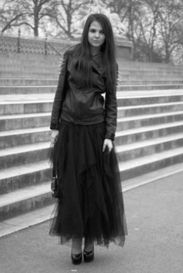
#> input picture DIP/img/girl-fashion.png, 183 x 273 px, shrunk from 411 x 615 before the run
$ jupyter execute filtering-based-enhancement.ipynb   (shell and % lines are left out)
#> lines starting #> are read from the running program, lines starting #| are printed output that depends on the picture
# Filtering Based Image Enhancement

**image filtering** : memodifikasi gambar berdasarkan beberapa fungsi ketetanggan lokal pada setiap piksel

Contoh sederhana : linear filtering (convolution)
- mengganti nilai piksel individu dengan hasil kombinasi linear tetangganya
- menggunakan *mask/kernel/filter* dengan ukuran nxn (diutamakan n ganjil)
- Ilustrasi :

- fungsi filtering :
    1. sharpening (penajaman)
    2. smoothing (bluring)

## 1. Correlation

**Correlation** : adalah proses memanipulasi dua gambar dengan menumpuknya satu sama lain. Gambar pertama disebut gambar, sedangkan gambar kedua disebut sebagai filter/mask/kernel. Nilai piksel dalam kernel disebut koefisien kernel. Karena besarnya koefisien tidak berubah seiring bergesernya kernel, proses ini disebut *linear filtering*

[cell 1]
import cv2 as cv
import numpy as np
import matplotlib.pyplot as plt

import cv2
import matplotlib.pyplot as plt
import os
import urllib3
from tqdm import tqdm

[cell 2]
# The Image
image = cv.imread('img/girl-fashion.png')
#> image is the input picture: shape (273, 183, 3); min 2, max 255, mean 126.3
image = cv.cvtColor(image, cv.COLOR_BGR2GRAY)
#> image: shape (273, 183)
plt.figure(figsize=(5, 8))
plt.imshow(image, cmap='gray', vmin=0, vmax=256)
plt.show()

[cell 3]
# The Mask
mask = cv.imread('img/mask.png')
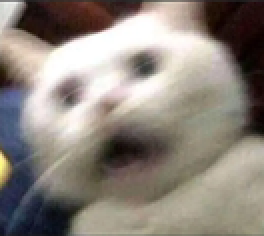
#> input picture DIP/img/mask.png, 132 x 118 px, shrunk from 297 x 266 before the run (shown 2 times larger)
#> mask is the input picture: shape (118, 132, 3); mean B, G, R 124.7, 132.9, 141
mask = cv.cvtColor(mask, cv.COLOR_BGR2GRAY)
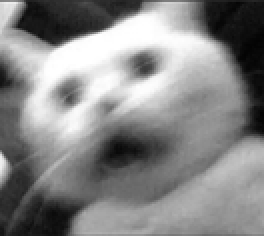
#> mask: shape (118, 132) (shown 2 times larger); min 3, max 255, mean 134.4
plt.figure(figsize=(5, 5))
plt.imshow(mask, cmap='gray')  # Pastikan grayscale ditampilkan
plt.show()

[cell 4]
# resize to a smaller mask for better computational speed
mask_resized = cv.resize(mask, (31, 31))
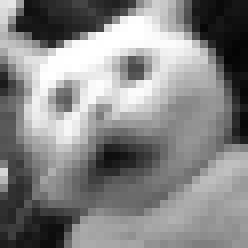
#> mask_resized: shape (31, 31) (shown 8 times larger); min 4, max 255, mean 134.5
plt.figure(figsize=(2, 2))
plt.imshow(mask_resized, cmap='gray')
plt.show()

[cell 5]
image.shape, mask.shape, mask_resized.shape
#> Out = ((273, 183), (118, 132), (31, 31))

[cell 6]
# Perform correlation by sliding the mask over the image pixel-by-pixel
result_rows = image.shape[0]-mask_resized.shape[0] + 1
#> result_rows = 243
result_columns = image.shape[1]-mask_resized.shape[1] + 1
#> result_columns = 153
result = np.zeros([result_rows, result_columns])

# normalize the mask before processing
mask_resized = mask_resized/255

# cross correlation
for r in range(result_rows):
    for c in range(result_columns):
        # mengalikan element wise setiap piksel dari gambar dan mask dari posisi r sampai r+tinggi mask dan dari c sampai c+lebar mask
        val = np.multiply(image[r:r+mask_resized.shape[0], c:c+mask_resized.shape[1]], mask_resized)
        # menjumlahkan hasil perkalian piksel
        val = np.sum(np.ravel(val)) # ravel digunakan untuk menguraikan array 2d menjadi 1d untuk kemudahan penjumlahan
        # nilai akhir val yang dinormalisasi disimpan balik ke result
        result[r][c] = val/np.prod(mask_resized.shape)
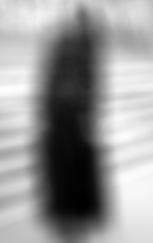
#> result: shape (243, 153) float64; min 8.96, max 98.79, mean 62; drawn with min black and max white

plt.figure(figsize=(5, 8))
plt.imshow(result, cmap='gray')
plt.show()

## 2. Auto-correlation

**Auto correlation** adalah proses mengkorelasikan gambar dengan dirinya sendiri. Ini artinya, gambar menjadi mask dengan sendirinya.

[cell 7]
# read the image
image = cv.imread('img/girl-fashion.png')

# copy the image to a new variable
mask = image/255
#> mask: shape (273, 183, 3) float64

# apply the mask
result = np.array(np.multiply(image, mask), dtype=np.uint8) # uint8 = 0-255, penting agbr intensitas berada dalam tipe int
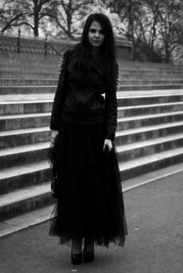
#> result: shape (273, 183, 3); min 0, max 255, mean 77.5

# display the result
_,(ax1, ax2) = plt.subplots(1, 2, figsize=(10, 5))
ax1.imshow(image, cmap='gray')
ax2.imshow(result, cmap='gray')
ax1.set_title('Original Image')
ax2.set_title('Masked Image')
plt.show()

[cell 8]
image.min(), mask.max(), result.min()
#> Out = (2, 1, 0)

[cell 9]
plt.figure(figsize=(10, 4))

# histogram of original image
intensity, count = np.unique(image, return_counts=True)
#> intensity = 253 values from 2 to 255; count = 253 values, max 1452 at index 162, min 3 at index 252, mean 592.4
plt.plot(intensity, count, '--b', label='original')

# histogram of masked image
intensity, count = np.unique(result, return_counts=True)
#> intensity = 191 values from 0 to 255; count = 191 values, max 5967 at index 2, min 3 at index 190, mean 784.7
plt.plot(intensity, count, '--r', label='masked')

plt.title('Histogram of Original Image & Masked Image')
plt.xlabel('Intensity Value')
plt.ylabel('Frequency of Occurence')
plt.legend()
plt.show()
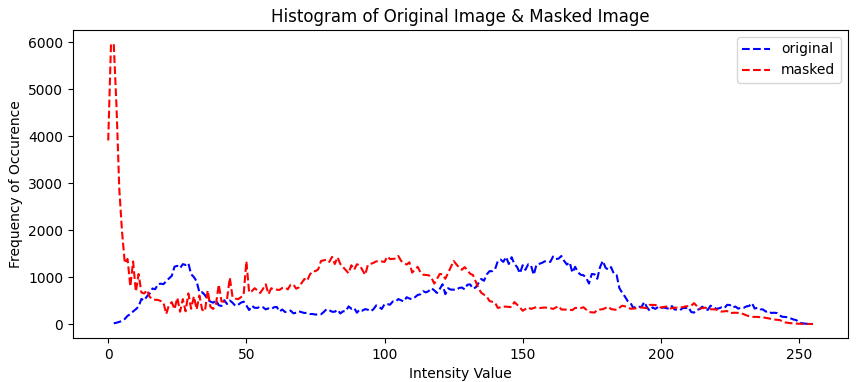
#> figure drawn by matplotlib, 1 panel; curve peaks at x = 164, y = 1452; curve peaks at x = 2, y = 5967

## 3. Convolution

[cell 10]
# define separate functions for both convolution and cross-correlation
# so that they will be very handy in the future.


def cross_correlate(img, mask, padding='valid'):
    """
    The function uses padding to return the required image size.
    Mask is expected to be smaller than or equal to Image by size.
    Mask should have odd-numbered-shapes to do meaningful padding.
    Mask needs not to be square in shape
    Input image and mask should be in grayscale (for simplicity)
    """
    if mask.shape[0]>img.shape[0] or mask.shape[1]>img.shape[1]:
        raise Exception('Mask is bigger than Image!')
    if len(mask.shape)>2 or len(img.shape)>2:
        raise Exception('Please convert inputs to grayscale!')

    result_size = [0,0]

    # valid padding - returns image of smaller size than the original
    if padding=='valid':
        result_size[0] = img.shape[0] - mask.shape[0] + 1
        result_size[1] = img.shape[1] - mask.shape[1] + 1
        padded = img[:] # to have a common variable during convolution

    else:
        pad_size = [0,0]
        padded_size = [0,0]
        # full padding - returns bigger image than the original
        if padding=='full':
            pad_size[0] = mask.shape[0] - 1
            pad_size[1] = mask.shape[1] - 1
            result_size[0] = img.shape[0] + mask.shape[0] - 1
            result_size[1] = img.shape[1] + mask.shape[1] - 1
        # same padding - returns image of size equal to original image
        if padding=='same':
            pad_size[0] = int((mask.shape[0] - 1)/2)
            pad_size[1] = int((mask.shape[1] - 1)/2)
            result_size[0] = img.shape[0]
            result_size[1] = img.shape[1]
        padded_size[0] = img.shape[0] + pad_size[0]*2
        padded_size[1] = img.shape[1] + pad_size[1]*2
        # formulate a dummy padded image
        padded = np.zeros(padded_size)
        # pad the input image
        if pad_size[0] == 0:
            padded[:,pad_size[1]:-pad_size[1]] = img[:]
        elif pad_size[1] == 0:
            padded[pad_size[0]:-pad_size[0],:] = img[:]
        else:
            padded[pad_size[0]:-pad_size[0],pad_size[1]:-pad_size[1]] = img[:]


    # formulate a dummy result
    result = np.zeros(result_size)

    # peform cross-correlation
    for r in tqdm(range(result.shape[0])):
        for c in range(result.shape[1]):
            # we are now at result[r][c]
            val = np.multiply(padded[r:r+mask.shape[0],c:c+mask.shape[1]], mask)
            val = np.sum(np.ravel(val))
            result[r][c] = val

    return result

def convolve(img, mask, padding='valid'):
    flipped = mask[::-1, ::-1]
    # once mask is double-flipped, convolution resembles cross-correlation
    return cross_correlate(img, flipped, padding)

# catat : perbedaan cross-correlation dan convolution adalah mask dari proses convolusi mengalami double rotation

[cell 11]
mask = np.random.random([5,5])
plt.imshow(mask, cmap='gray')
plt.show()
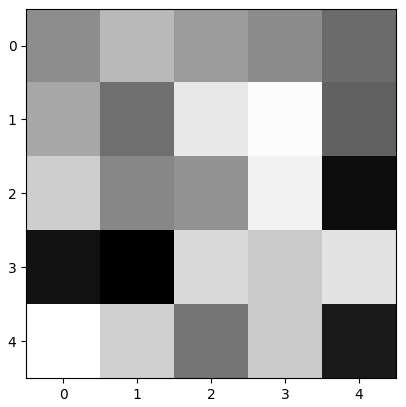
#> figure drawn by matplotlib, 1 panel

[cell 12]
# load an image
image = cv.imread('img/men-fashion.jpeg')
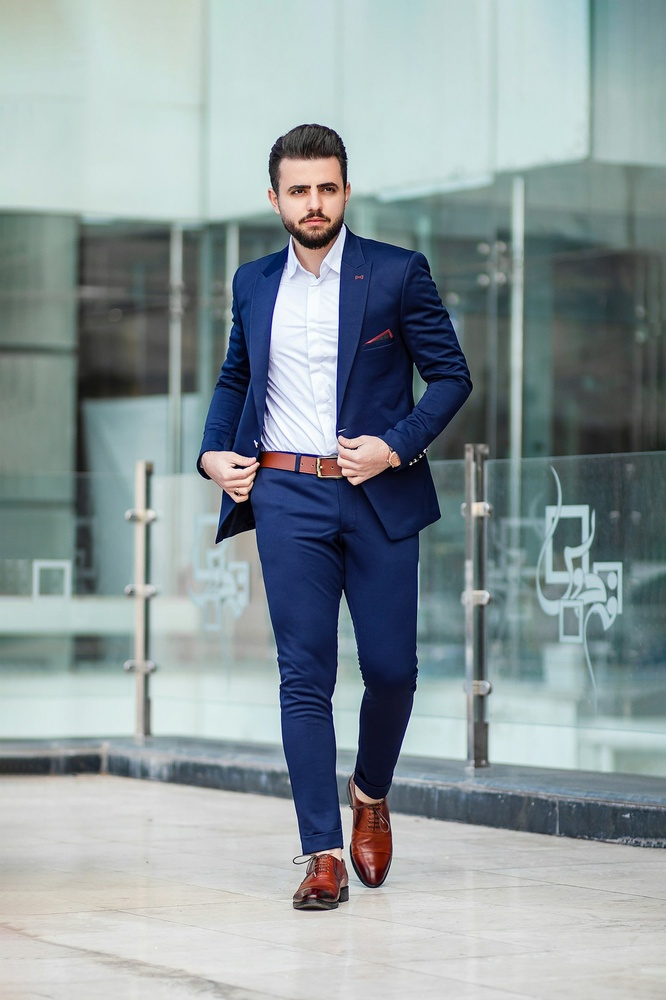
#> input picture DIP/img/men-fashion.jpeg, 666 x 1000 px, shrunk from 1500 x 2251 before the run
#> image is the input picture: shape (1000, 666, 3); mean B, G, R 156.1, 153, 140.6

# convert to grayscale
image = cv.cvtColor(image, cv.COLOR_BGR2GRAY)
#> image: shape (1000, 666)

plt.figure(figsize=(5, 5))
plt.imshow(image, cmap='gray')
plt.show()

[cell 13]
# apply cross-correlation
result = convolve(image, mask, padding='valid')/np.prod(mask.shape)
#> after the loop in cross_correlate, `for r in tqdm(range(result.shape[0])):`:
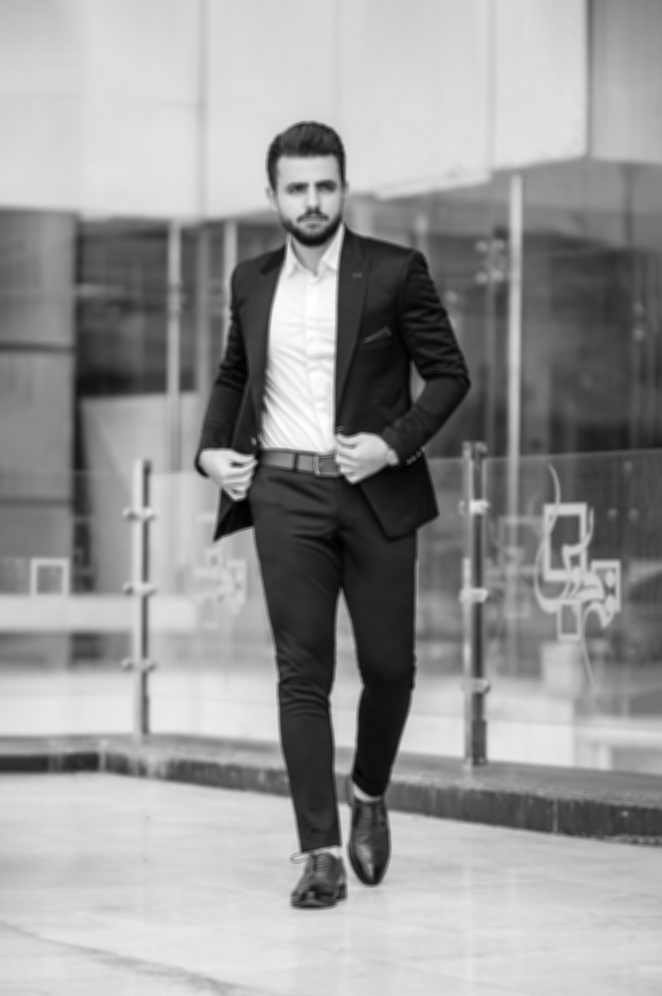
#> result: shape (996, 662) float64; min 22.39, max 3705.3, mean 2207.4; drawn with min black and max white
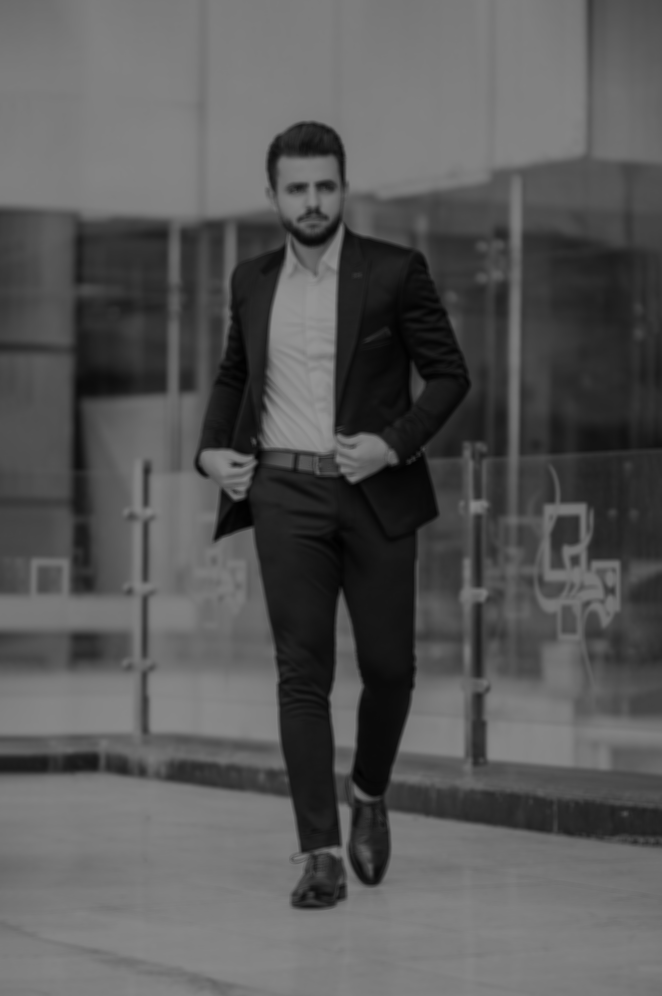
#> result: shape (996, 662) float64; min 0.895, max 148.2, mean 88.3

plt.figure(figsize=(5, 5))
plt.imshow(result, cmap='gray')
plt.show()

[cell 14]
image_to_show = [image, result]
titles = ['Original Image', 'Correlated Image']
plt.figure(figsize=(10, 5))
for i in range(2):
    plt.subplot(1, 2, i+1)
    plt.imshow(image_to_show[i], cmap='gray')
    plt.title(titles[i])
    plt.axis('off')
plt.show()
